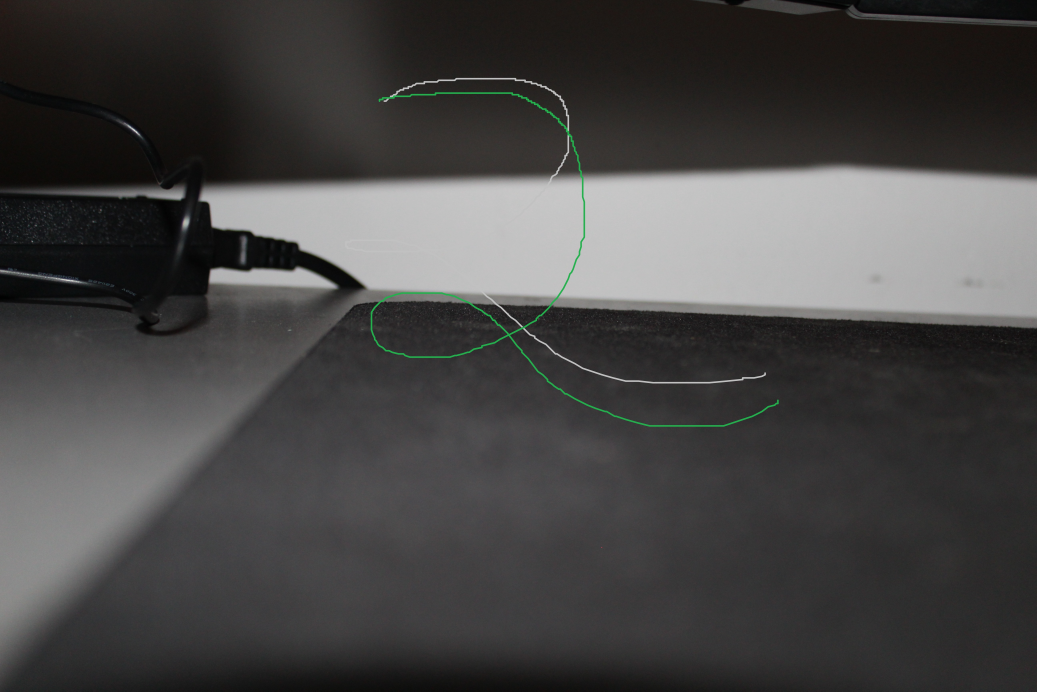
#> input picture fotos/second.jpg, 5184 x 3456 px, given in place of IMG1.jpg, which was not available (shown at 1/5 size)
$ python print.py
#> lines starting #> are read from the running program, lines starting #| are printed output that depends on the picture; pictures that were not available may be replaced by others from this repository, and a replacement may not be noted
#!/usr/bin/python

#from shutil import copyfile

import os
import cups
from   PIL  import Image
import time
import logging
import subprocess as sub

#preset = "4zu6"
preset = "streifen"
#preset = "test"

IMG1 = "./fotos/IMG1.jpg"
IMG2 = "./fotos/IMG2.jpg"
IMG3 = "./fotos/IMG3.jpg"

#CurrentWorkingDir= os.getcwd() + "/fotos"


IMAGE_WIDTH      = 640
IMAGE_HEIGHT     = 480

#print the image
def printPic(fileName):
    conn = cups.Connection()
    printers = conn.getPrinters()
    default_printer = printers.keys()[0]
    cups.setUser('pi')
    conn.printFile (default_printer, fileName, "boothy", {'fit-to-page':'True'})
    logging.info("Print job successfully created.");

#
#Merge Pictures in grid
#
def scalePictures(fileName):
#> called with fileName = 'base.jpg'
    xSize, ySize = (1800,1200)


    if preset == "4zu6":
        xSnip, ySnip = (int(xSize/2.5),int(ySize/2.5))
        #xSnip, ySnip = (600,400)
        xOffset, yOffset = (200,134)
        basePhoto = Image.new('RGB',(xSize,ySize),"white")

        first = Image.open(IMG1)
        second = Image.open(IMG2)
        third = Image.open(IMG3)

        re1 = first.resize((xSnip, ySnip))
        re2 = second.resize((xSnip, ySnip))
        re3 = third.resize((xSnip, ySnip))

        basePhoto.paste(re3,(xSize-xSnip,ySize-ySnip))
        basePhoto.paste(re2,(xSize-2*xSnip+xOffset,ySize-2*ySnip+yOffset))
        basePhoto.paste(re1,(0,0))
        basePhoto.save(fileName)

    elif preset == "streifen":
        xSnip, ySnip = (int(xSize/3),int(ySize/3))
        xOffset, yOffset = (0,80)
        basePhoto = Image.new('RGB',(xSize,ySize),"white")
#> basePhoto: PIL image 1800x1200 RGB; every value is 255

        first = Image.open(IMG1)
#> first is the input picture: PIL image 5184x3456 RGB; mean R, G, B 70.8, 69.8, 69.2
        second = Image.open(IMG2)
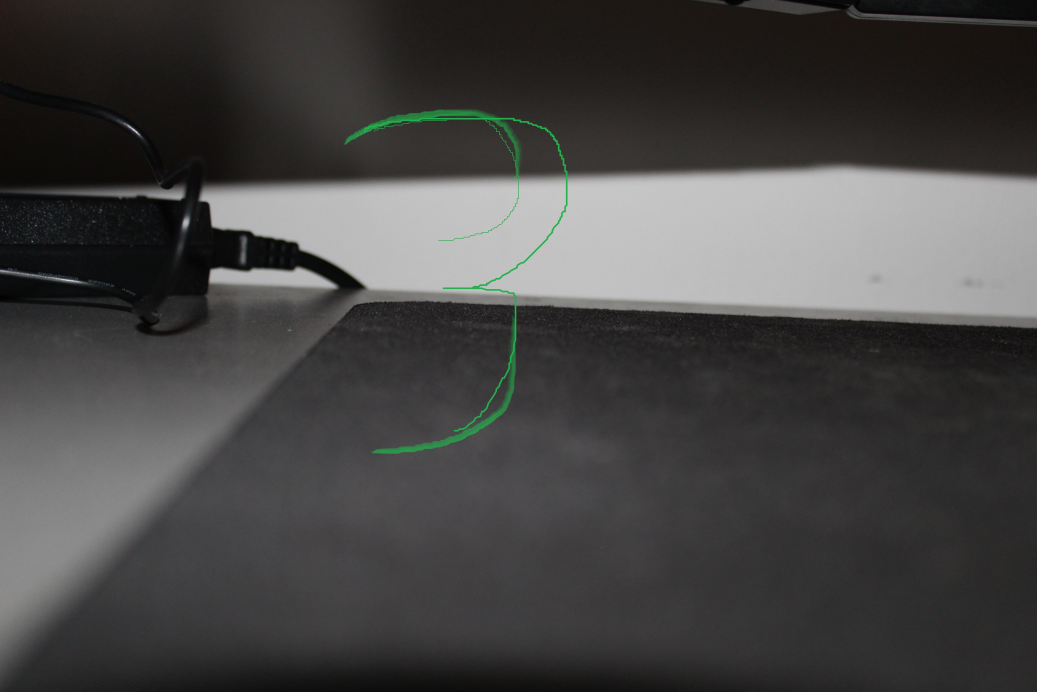
#> input picture fotos/third.jpg, 5184 x 3456 px, given in place of IMG2.jpg, which was not available (shown at 1/5 size)
#> second is the input picture: PIL image 5184x3456 RGB; mean R, G, B 70.5, 69.7, 69
        third = Image.open(IMG3)

        re1 = first.resize((xSnip, ySnip))
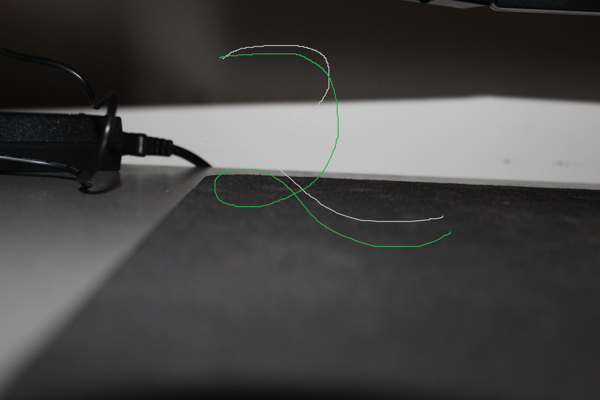
#> re1: PIL image 600x400 RGB; mean R, G, B 70.8, 69.8, 69.2
        re2 = second.resize((xSnip, ySnip))
        re3 = third.resize((xSnip, ySnip))

        basePhoto.paste(re3,(xSize-xSnip,yOffset))
        basePhoto.paste(re2,(xSize-2*xSnip+xOffset,yOffset))
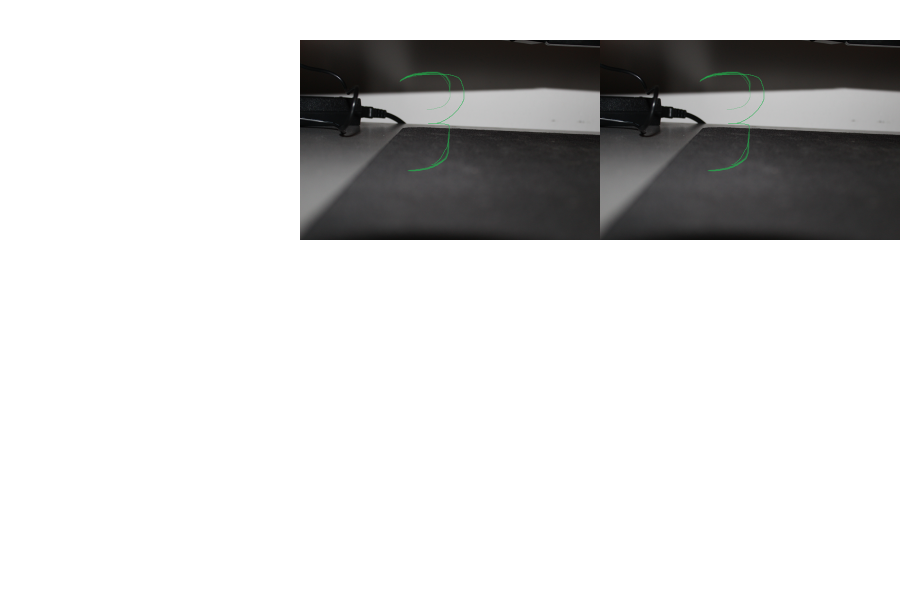
#> basePhoto: PIL image 1800x1200 RGB (shown at 1/2 size); mean R, G, B 214, 213.8, 213.7
        basePhoto.paste(re1,(0,yOffset))
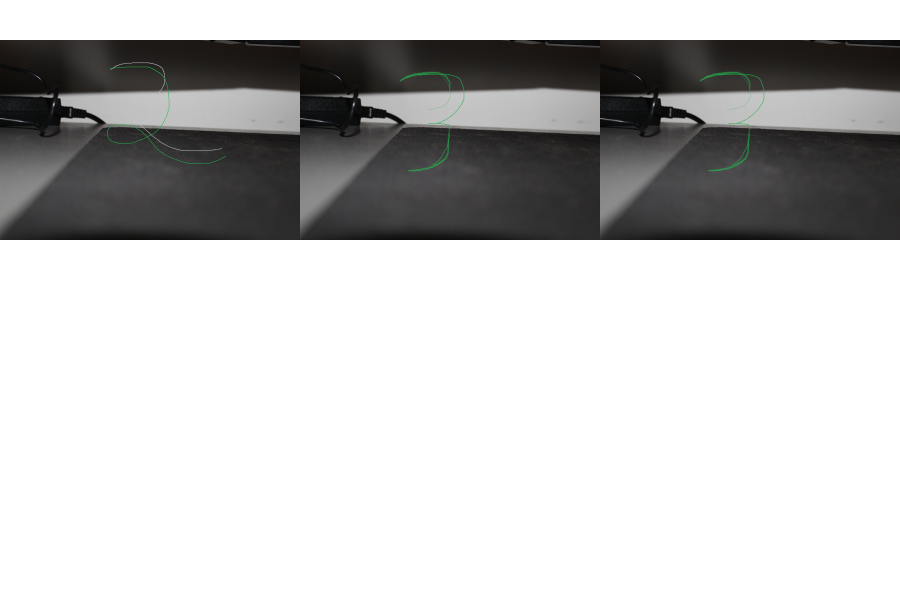
#> basePhoto: PIL image 1800x1200 RGB (shown at 1/2 size); mean R, G, B 193.5, 193.2, 193

        basePhoto.paste(re3,(xSize-xSnip,ySize/2+yOffset))
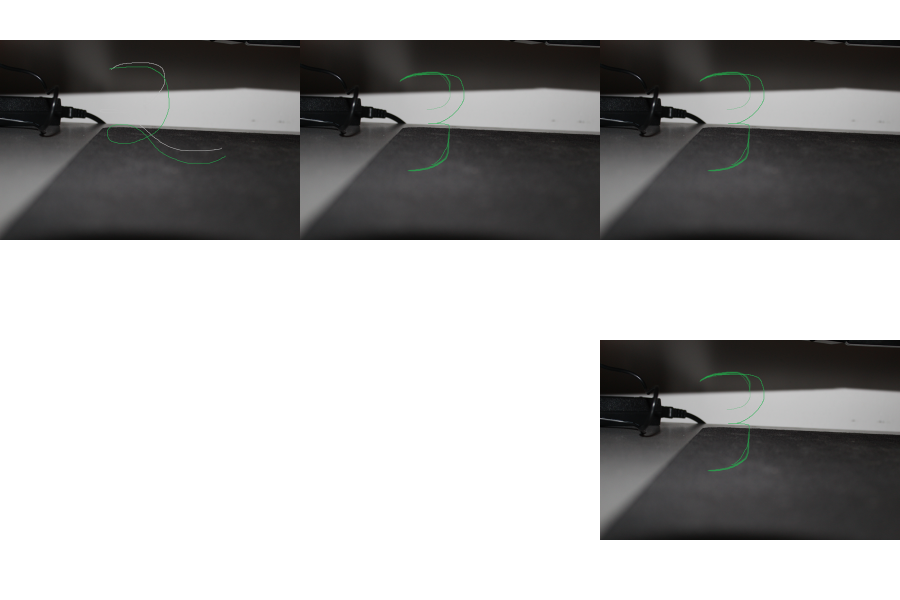
#> basePhoto: PIL image 1800x1200 RGB (shown at 1/2 size); mean R, G, B 173.1, 172.7, 172.4
        basePhoto.paste(re2,(xSize-2*xSnip+xOffset,ySize/2+yOffset))
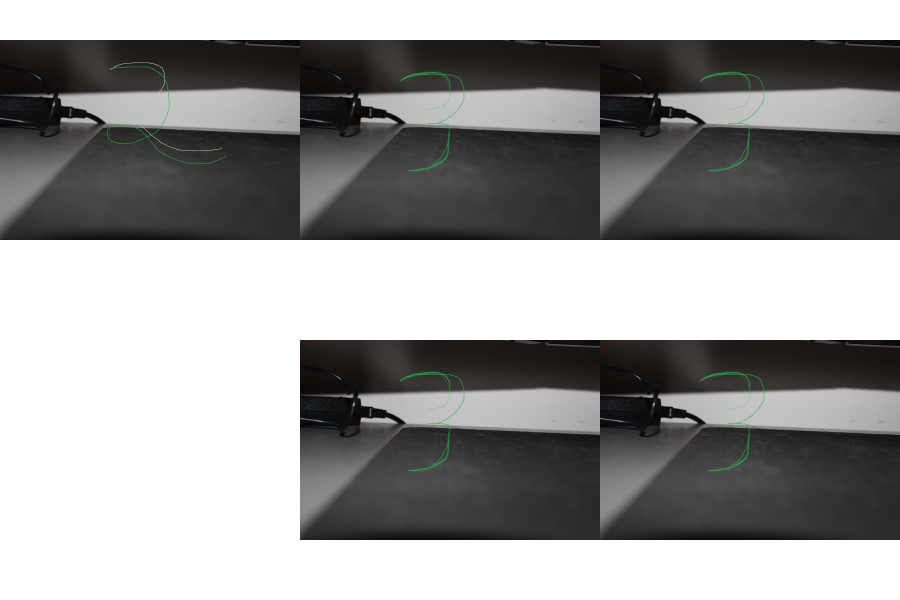
#> basePhoto: PIL image 1800x1200 RGB (shown at 1/2 size); mean R, G, B 152.6, 152.1, 151.7
        basePhoto.paste(re1,(0,ySize/2+yOffset))
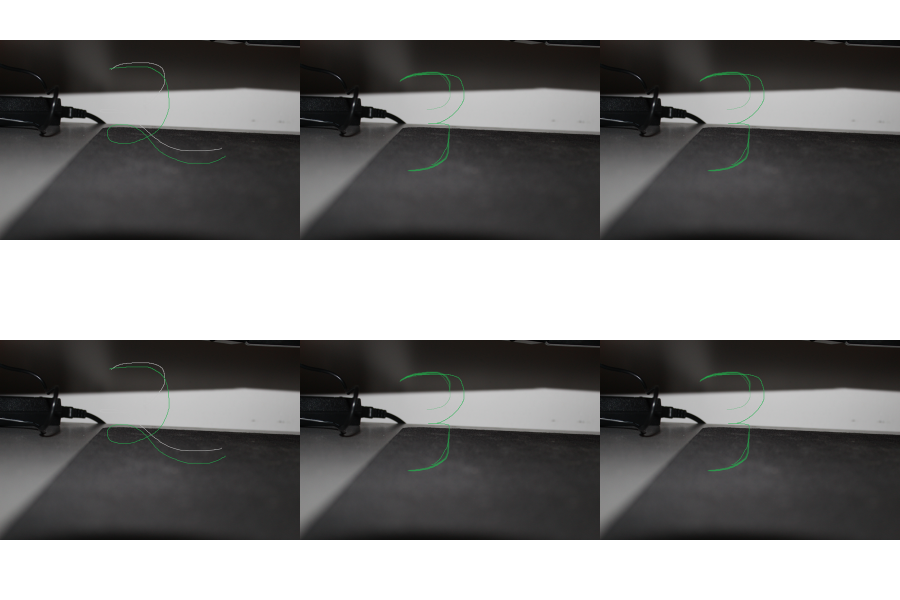
#> basePhoto: PIL image 1800x1200 RGB (shown at 1/2 size); mean R, G, B 132.1, 131.5, 131.1
        basePhoto.save(fileName)

    else:
       print('set preset correctly')


#
#merge pictures side by side
#

def deleteImages(fileName):
    logging.info("Deleting any old images.")
    if os.path.isfile(IMG1):
        os.remove(IMG1)
    if os.path.isfile(IMG2):
        os.remove(IMG2)
    if os.path.isfile(IMG3):
        os.remove(IMG3)
    if os.path.isfile(fileName):
        os.remove(fileName);

def takePicture(picName):
    pictureOptions = "gphoto2 --capture-and-download --filename " + picName + " --force-overwrite"
    p = sub.Popen(pictureOptions,stdout=sub.PIPE,stderr=sub.PIPE,shell=True)


##more for documenting purposes, the logic should be impleneted with the gui
def routine(fileName):
    for i in range(3):
        takePicture("IMG"+str(i+1)+".jpg")
    scalePictures(fileName)
    printPic(fileName)
    time.sleep(5)
    deleteImages(fileName)
"""
def ablauf():
    #file will be named after time
    fileName = time.strftime("%Y%m%d-%H%M%S")+".jpg"
    srcImg = pil.Image(IMG)
    dstImg = pil.Image.new("")
   """

if __name__== "__main__":
    pictureName = 'base.jpg'
    print('davor')
    scalePictures(pictureName)
    print('pics scaled and vor printing')
 #  printPic(pictureName)
    print('danach')
    time.sleep(2)
